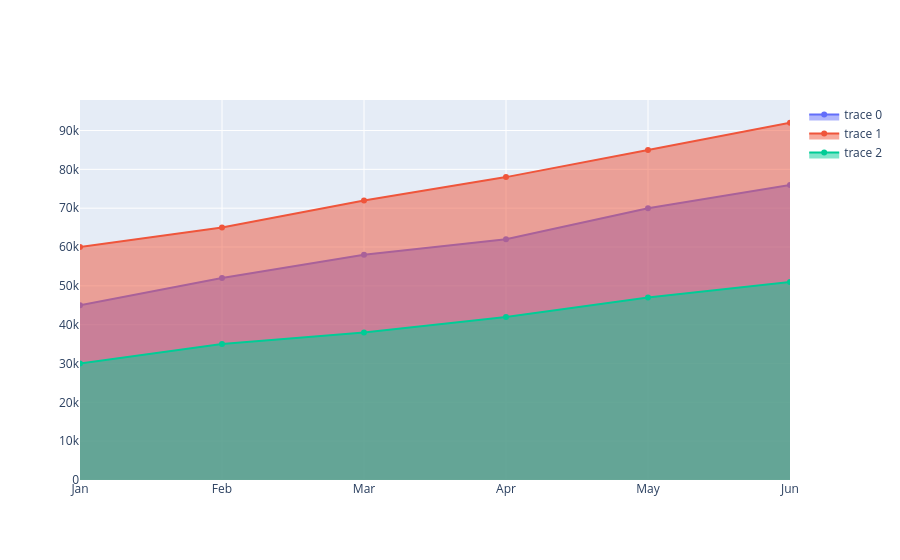

Notebook code for this chart:
### Code cell
df2 = pd.DataFrame({
    "Month": ["Jan", "Feb", "Mar", "Apr", "May", "Jun"],
    "Pune": [45000, 52000, 58000, 62000, 70000, 76000],
    "Mumbai": [60000, 65000, 72000, 78000, 85000, 92000],
    "Nashik": [30000, 35000, 38000, 42000, 47000, 51000]
})

fig = go.Figure()

fig.add_trace(
    go.Scatter(
        x=df2["Month"],
        y=df2["Pune"],
        fill="tozeroy"
    )
)

fig.add_trace(
    go.Scatter(
        x=df2["Month"],
        y=df2["Mumbai"],
        fill="tozeroy"
    )
)

fig.add_trace(
    go.Scatter(
        x=df2["Month"],
        y=df2["Nashik"],
        fill="tozeroy"
    )
)

fig.show()

### Figure 1 — Plotly figure (JSON) as saved in the notebook; plotly's stock layout.template omitted (floating-point values rounded to 4 significant figures)
{"data": [{"fill": "tozeroy", "type": "scatter", "x": ["Jan", "Feb", "Mar", "Apr", "May", "Jun"], "y": [45000, 52000, 58000, 62000, 70000, 76000]}, {"fill": "tozeroy", "type": "scatter", "x": ["Jan", "Feb", "Mar", "Apr", "May", "Jun"], "y": [60000, 65000, 72000, 78000, 85000, 92000]}, {"fill": "tozeroy", "type": "scatter", "x": ["Jan", "Feb", "Mar", "Apr", "May", "Jun"], "y": [30000, 35000, 38000, 42000, 47000, 51000]}], "layout": {}}
